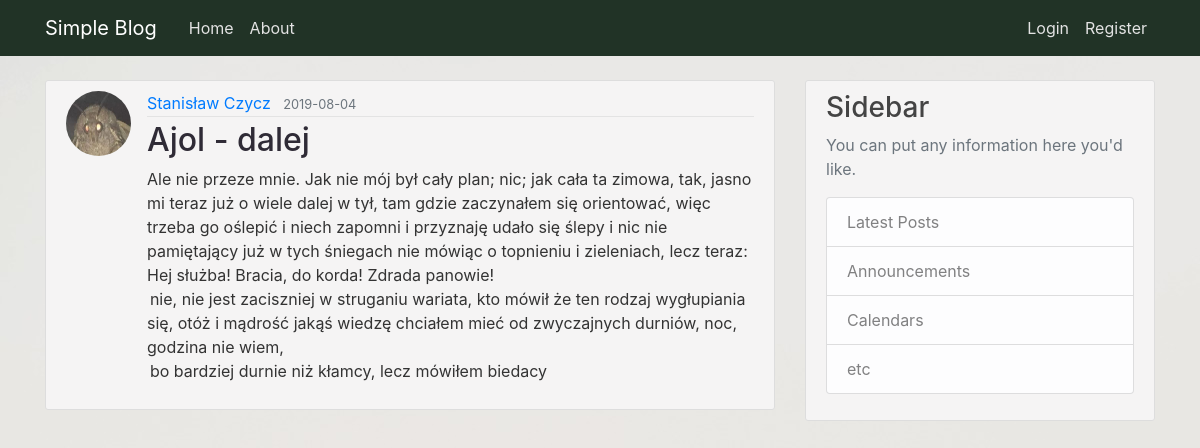
Page /post/9 on the committed database.
### blog/models.py (models this page shows, shortened)
class User(db.Model, UserMixin):
    id = db.Column(db.Integer, primary_key=True)
    username = db.Column(db.String(20), unique=True, nullable=False)
    email = db.Column(db.String(120), unique=True, nullable=False)
    image_file = db.Column(db.String(20), nullable=False, default='default.jpg')
    password = db.Column(db.String(60), nullable=False)
    posts = db.relationship('Post', backref='author', lazy=True)

class Post(db.Model):
    id = db.Column(db.Integer, primary_key=True)
    title = db.Column(db.String(100), nullable=False)
    date_posted = db.Column(db.DateTime, nullable=False, default=datetime.utcnow)
    content = db.Column(db.Text, nullable=False)
    user_id = db.Column(db.Integer, db.ForeignKey('user.id'), nullable=False)

### blog/posts/routes.py (the view)
@posts.route("/post/<int:post_id>")
def post(post_id):
    post = Post.query.get_or_404(post_id)
    return render_template('post.html', title=post.title, post=post)

### blog/templates/post.html (shortened to what this page needs)
{% extends "layout.html" %}
{% block content %}
    <article class="media content-section">
        <img class="rounded-circle article-img"
            src="{{ url_for('static', filename='profile_pics/' + post.author.image_file) }}">
        <div class="media-body">
            <div class="article-metadata">
                <a class="mr-2" href="{{ url_for('users.user_posts', username=post.author.username) }}">{{ post.author.username }}</a>
                <small class="text-muted">{{ post.date_posted.strftime('%Y-%m-%d') }}</small>
            </div>
            <h2 class="article-title">{{ post.title }}</h2>
            <p class="article-content">{{ post.content }}</p>
        </div>
    </article>
{% endblock content %}

### blog/static/main.css (style rules this page uses)
body { background: #f8f8fa; background: url("plant.jpg"); color: #333333; margin-top: 5rem; }
h1, h2, h3, h4, h5, h6 { color: #444444; }
.content-section { background: #f5f4f4; padding: 10px 20px; border: 1px solid #dddddd; border-radius: 3px; margin-bottom: 20px; }
.article-title { color: #2F2B36; }
.article-content { white-space: pre-line; }
.article-img { height: 65px; width: 65px; margin-right: 16px; }
.article-metadata { padding-bottom: 1px; margin-bottom: 4px; border-bottom: 1px solid #e3e3e3 }

### rows in the picture
User: image_file (picture), author.username "Stanisław Czycz"
Post: date_posted "2019-08-04", title "Ajol - dalej", content "Ale nie przeze mnie. Jak nie mój był cały plan; nic; jak cała ta zimowa, tak, jasno mi teraz już o wiele dalej w tył, tam gdzie zaczynałem się orientować, więc trzeba go oślepić i niech zapomni i przyznaję udało się ślepy i nic nie pamiętający już w tych śniegach nie mówiąc o topnieniu i zieleniach, lecz teraz: Hej służba! Bracia, do korda! Zdrada panowie! nie, nie jest zaciszniej w struganiu wariata, kto mówił że ten rodzaj wygłupiania się, otóż i mądrość jakąś wiedzę chciałem mieć od zwyczajnych durniów, noc, godzina nie wiem, bo bardziej durnie niż kłamcy, lecz mówiłem biedacy"
